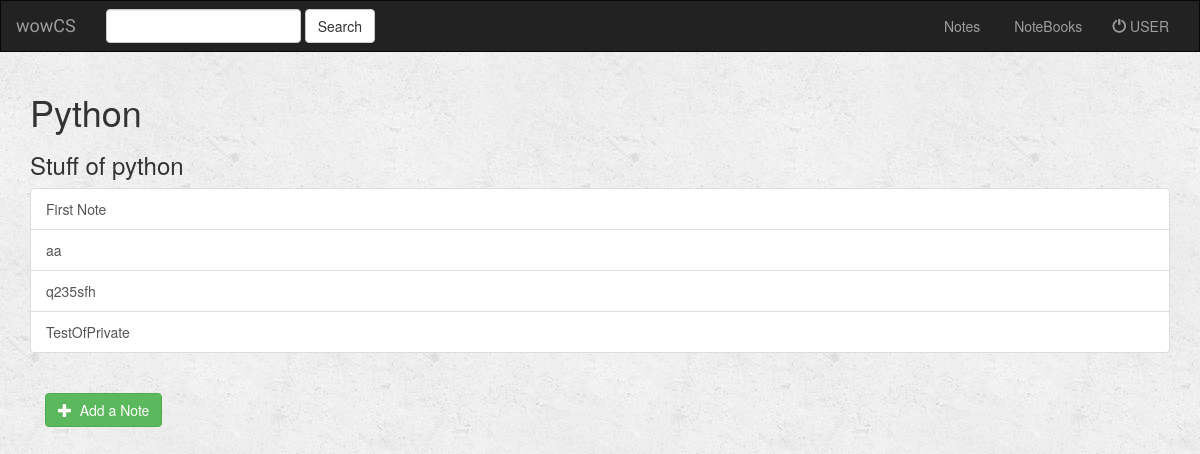
/wowCS/notebook/Python/ (signed in), run on the app's committed database.
### wowCS/models.py (models this page shows, shortened)
class Notebook(models.Model):
    user = models.ForeignKey(User, default=1)
    notebook_title = models.CharField(max_length=500)
    notebook_description = models.CharField(max_length=250,null=True)
    class Meta:
        unique_together = ('user', 'notebook_title',)

class Note(models.Model):
    notebook = models.ForeignKey(Notebook,on_delete= models.CASCADE,null=True,blank=True)
    user = models.ForeignKey(User, default=1)
    note_title = models.CharField(max_length=200)
    note_content = models.TextField()
    ispublic = models.BooleanField(default=True)
    favorite_count = models.IntegerField(default=0)

### wowCS/views.py (the view)
# urls.py: url(r'^notebook/(?P<notebook_title>[a-zA-Z0-9]+)/$',views.NoteBookView.as_view(), name = 'catalogue'),
class NoteBookView(generic.ListView):
    template_name = 'wowCS/catalogue.html'
    context_object_name = 'notebook'
    def get_queryset(self):
        notebook = Notebook.objects.get(notebook_title=self.kwargs.get('notebook_title'),user=self.request.user)
        if notebook.user==self.request.user:
            return notebook
        else:
            return None
    def get(self, request, *args, **kwargs):
        if not request.user.is_authenticated():
            return render(request, 'wowCS/login.html')
        else:
            self.object_list = self.get_queryset()
            if not self.object_list:
                return render(request,'wowCS/wrong.html',{'error_message':"<h1>You can't see that notebook!</h1>"})
            context = self.get_context_data()
            return self.render_to_response(context)

### wowCS/templates/wowCS/catalogue.html (shortened to what this page needs)
{% extends 'wowCS/base.html' %}
{% block navbar %}
{% include 'wowCS/navbar.html' with islogin=True %}
{% endblock %}
{% block body %}
    <h1>{{ notebook.notebook_title }}</h1>
    <h3>{{ notebook.notebook_description }}</h3>
    <div class="list-group">
        {% for note in notebook.note_set.all %}
          <a class="list-group-item"
             href = '{% url 'wowCS:detail' note.id %}'>
            {{note.note_title}}
          </a>
        {% endfor %}
    </div>
    <div class="col-sm-12">
        <br>
        <a href="{% url 'wowCS:note-add' %}">
            <button type="button" class="btn btn-success">
                <span class="glyphicon glyphicon-plus"></span>&nbsp; Add a Note
            </button>
        </a>
    </div>
{% endblock %}

### wowCS/static/style.css (style rules this page uses)
body { background: white url("images/background.png"); }

### data on the page
Notebook: notebook_title "Python", notebook_description "Stuff of python"
Note: note_title "First Note"
Note: note_title "aa"
Note: note_title "q235sfh"
Note: note_title "TestOfPrivate"
